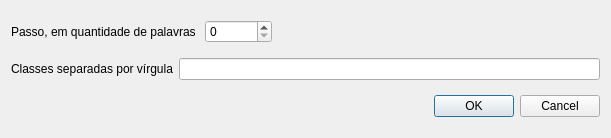
<?xml version="1.0" encoding="UTF-8"?>
<ui version="4.0">
 <class>DialogCrece</class>
 <widget class="QDialog" name="DialogCrece">
  <property name="geometry">
   <rect>
    <x>0</x>
    <y>0</y>
    <width>611</width>
    <height>138</height>
   </rect>
  </property>
  <property name="windowTitle">
   <string>Dialog</string>
  </property>
  <layout class="QVBoxLayout" name="verticalLayout">
   <item>
    <layout class="QHBoxLayout" name="horizontalLayout_3">
     <item>
      <widget class="QLabel" name="label_2">
       <property name="text">
        <string>Passo, em quantidade de palavras </string>
       </property>
      </widget>
     </item>
     <item>
      <widget class="QSpinBox" name="PassoSpinBox">
       <property name="maximum">
        <number>999999999</number>
       </property>
      </widget>
     </item>
     <item>
      <spacer name="horizontalSpacer">
       <property name="orientation">
        <enum>Qt::Horizontal</enum>
       </property>
       <property name="sizeHint" stdset="0">
        <size>
         <width>40</width>
         <height>20</height>
        </size>
       </property>
      </spacer>
     </item>
    </layout>
   </item>
   <item>
    <layout class="QHBoxLayout" name="horizontalLayout_2">
     <item>
      <widget class="QLabel" name="label">
       <property name="text">
        <string>Classes separadas por vírgula</string>
       </property>
      </widget>
     </item>
     <item>
      <widget class="QLineEdit" name="ClassesLineEdit"/>
     </item>
    </layout>
   </item>
   <item>
    <layout class="QHBoxLayout" name="horizontalLayout">
     <item>
      <widget class="QDialogButtonBox" name="buttonBox">
       <property name="orientation">
        <enum>Qt::Horizontal</enum>
       </property>
       <property name="standardButtons">
        <set>QDialogButtonBox::Cancel|QDialogButtonBox::Ok</set>
       </property>
      </widget>
     </item>
    </layout>
   </item>
  </layout>
 </widget>
 <resources/>
 <connections>
  <connection>
   <sender>buttonBox</sender>
   <signal>accepted()</signal>
   <receiver>DialogCrece</receiver>
   <slot>accept()</slot>
   <hints>
    <hint type="sourcelabel">
     <x>248</x>
     <y>254</y>
    </hint>
    <hint type="destinationlabel">
     <x>157</x>
     <y>274</y>
    </hint>
   </hints>
  </connection>
  <connection>
   <sender>buttonBox</sender>
   <signal>rejected()</signal>
   <receiver>DialogCrece</receiver>
   <slot>reject()</slot>
   <hints>
    <hint type="sourcelabel">
     <x>316</x>
     <y>260</y>
    </hint>
    <hint type="destinationlabel">
     <x>286</x>
     <y>274</y>
    </hint>
   </hints>
  </connection>
 </connections>
</ui>
